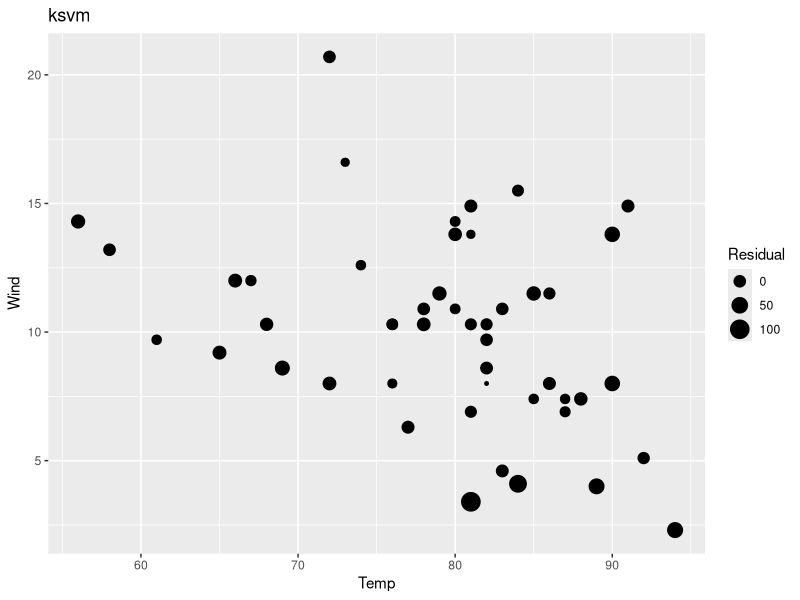
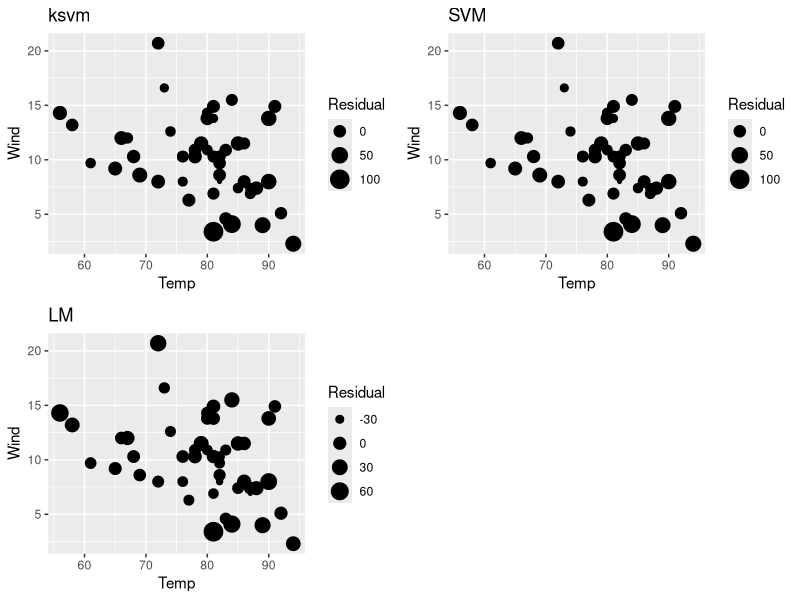
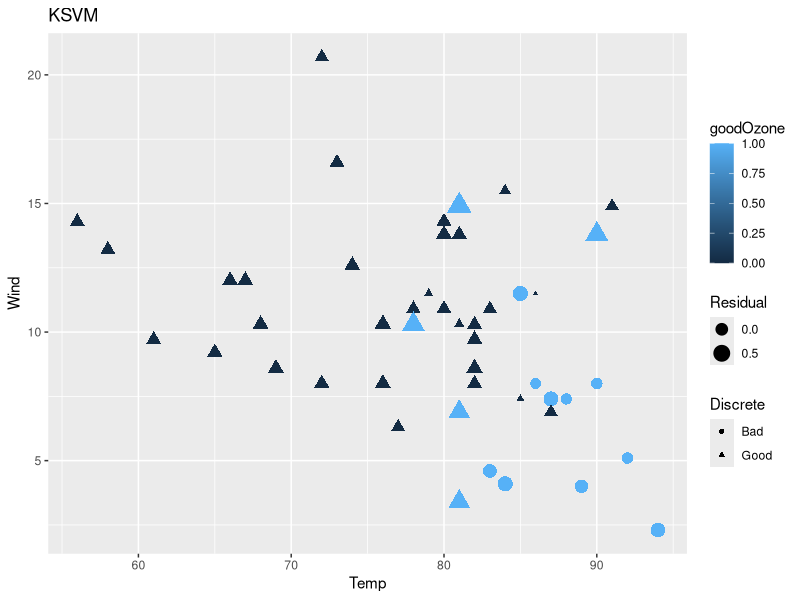
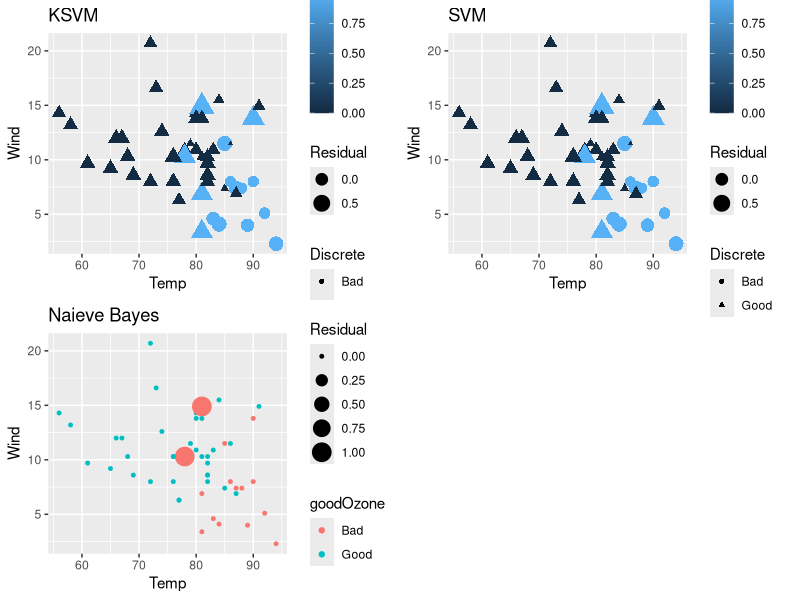

Write the R code that produced these figures, in order.
## ---- chunk 1
aq <- airquality #Load Airquality data set to a variable so as not to damage the original
aq$Ozone[is.na(aq$Ozone)] <- round(mean(aq$Ozone, na.rm = TRUE)) #Replaces Ozone NA values with the average Ozone Value - credit Monroe
aq$Solar.R[is.na(aq$Solar.R)] <- round(mean(aq$Ozone, na.rm=TRUE))#Replaces Solar.R NA Values with the average Solar.R values - Credit Monroe
## ---- chunk 2
randomIndex <- sample(1:dim(aq)[1]) #creates a random index for the model to use.
cutpoint <- floor(2*dim(aq)[1]/3) #creates a cut point at 2/3rds of the record set
aqTrain <- aq[randomIndex[1:cutpoint],] #splits the record set into 2/3rd and stores it in a variable
aqTest <- aq[randomIndex[(cutpoint+1):dim(aq)[1]],] #loads the remaining into a seperate variable for testing.
## ---- chunk 3
library(kernlab)
OzoneModel <- ksvm(Ozone~., data = aqTrain)
## ---- chunk 4
library(Metrics)
OzonePred <- predict(OzoneModel, aqTest)
compTable <- data.frame(aqTest$Ozone, OzonePred,aqTest$Wind, aqTest$Temp)
compTable$Residual <- compTable$aqTest.Ozone - compTable$OzonePred
rmse(compTable$aqTest.Ozone,compTable$OzonePred)
## ---- chunk 5
library(ggplot2)
colnames(compTable) <- c("Ozone","OzonePred","Wind","Temp","Residual")
g <- ggplot(compTable, aes(x=Temp, y = Wind, size = Residual))+geom_point()+ggtitle("ksvm")
g
## ---- chunk 6
library(e1071)
model2 <- svm(Ozone~., data = aqTrain)
model3 <- lm(Ozone~., data = aqTest)
OzonePred2 <- predict(model2,aqTest)
OzonePred3 <- predict(model3, aqTest)
compTable2 <- data.frame(aqTest$Ozone, OzonePred2, aqTest$Wind, aqTest$Temp)
compTable3 <- data.frame(aqTest$Ozone, OzonePred3, aqTest$Wind, aqTest$Temp)
compTable2$Residuals <- compTable2$aqTest.Ozone - compTable2$OzonePred2
compTable3$Residuals <- compTable3$aqTest.Ozone - compTable3$OzonePred3
colnames(compTable2) <- c("Ozone","OzonePred","Wind","Temp","Residual")
colnames(compTable3) <- c("Ozone","OzonePred","Wind","Temp","Residual")
g2 <- ggplot(compTable2, aes(x=Temp, y = Wind, size = Residual))+geom_point()+ggtitle("SVM")
g3 <- ggplot(compTable3, aes(x=Temp, y = Wind, size = Residual))+geom_point()+ggtitle("LM")
## ---- chunk 7
library(gridExtra)
grid.arrange(g, g2, g3, ncol =2)
## ---- chunk 8
aq$goodOzone <- ifelse(aq$Ozone<mean(aq$Ozone),0,1)#Creates a column in the data set that tests if the Ozone is good or bad. Good = 0 bad = 1
## ---- chunk 9
cutpoint <- floor(2*dim(aq)[1]/3) #creates a cut point at 2/3rds of the record set
aqTrain <- aq[randomIndex[1:cutpoint],] #splits the record set into 2/3rd and stores it in a variable
aqTest <- aq[randomIndex[(cutpoint+1):dim(aq)[1]],] #loads the remaining into a seperate variable for testing.
goodModel <- ksvm(goodOzone~., data = aqTrain) #creates a model to see if we can predict good or bad ozone
## ---- chunk 10
goodOzonePred <- predict(goodModel, aqTest)#use the test data
goodOzonePredRound <- round(goodOzonePred) # establish the 0 or 1 return
goodOCompTable <- data.frame(aqTest$goodOzone, goodOzonePred, goodOzonePredRound, aqTest$Wind, aqTest$Temp)
goodOCompTable$Residual <- goodOCompTable$aqTest.goodOzone - goodOCompTable$goodOzonePred #creates the residual between what the value was vs what was predicted
ModelReview <- table(goodOCompTable$aqTest.goodOzone, goodOCompTable$goodOzonePredRound) #creates a DF with the correct vs incorrect results
ModelTest <- (ModelReview[1,1] + ModelReview[2,2])/length(aqTest$Ozone) #pulls the correct results and divides by the number of samples in the test data
ModelTest*100 #Percent of the model accurately predicted
## ---- chunk 11
colnames(goodOCompTable) <- c("goodOzone","goodOzonPred","goodOzonePredRound","Wind","Temp","Residual")
goodOCompTable$Discrete <- as.factor(ifelse(goodOCompTable$goodOzonePredRound==1,"Bad","Good"))
g4 <- ggplot(goodOCompTable, aes(x=Temp, y=Wind, size=Residual, shape = Discrete, color = goodOzone))+geom_point()+ggtitle("KSVM")
g4
## ---- chunk 12
goodModel2 <- svm(goodOzone~., data = aqTrain)
aqTrain2 <- aqTrain
aqTrain2$goodOzone <- ifelse(aqTrain2$goodOzone==1,"Bad","Good")
aqTrain2$goodOzone <- as.factor(aqTrain2$goodOzone)
aqTest2 <- aqTest
aqTest2$goodOzone <- ifelse(aqTest2$goodOzone==1, "Bad","Good")
aqTest2$goodOzone <- as.factor(aqTest2$goodOzone)
goodModel3 <- naiveBayes(goodOzone~., data = aqTrain2)
goodOzonePred2 <- predict(goodModel2, aqTest)
goodOzonePred3 <- predict(goodModel3, aqTest)
goodOCompTable2 <- data.frame(aqTest$goodOzone, goodOzonePred2, goodOzonePredRound, aqTest$Wind, aqTest$Temp)
goodOCompTable2$Residual <- goodOCompTable2$aqTest.goodOzone - goodOCompTable2$goodOzonePred2
colnames(goodOCompTable2) <- c("goodOzone","goodOzonPred","goodOzonePredRound","Wind","Temp","Residual")
goodOCompTable2$Discrete <- as.factor(ifelse(goodOCompTable2$goodOzonePredRound==1,"Bad","Good"))
goodOCompTable3 <- data.frame(aqTest2$goodOzone, goodOzonePred3, goodOzonePredRound, aqTest2$Wind, aqTest2$Temp)
goodOCompTable3$Residual <- ifelse(goodOCompTable3$aqTest2.goodOzone == goodOCompTable3$goodOzonePred3,0,1)
colnames(goodOCompTable3) <- c("goodOzone","goodOzonPred","goodOzonePredRound","Wind","Temp","Residual")
g5 <- ggplot(goodOCompTable2, aes(x=Temp, y=Wind, size=Residual, shape = Discrete, color=goodOzone))+geom_point()+ggtitle("SVM")
g6 <- ggplot(goodOCompTable3, aes(x=Temp, y=Wind, size=Residual, Shap = goodOzonePred, color = goodOzone))+geom_point()+ggtitle("Naieve Bayes")
## ---- chunk 13
grid.arrange(g4, g5, g6, ncol=2)
